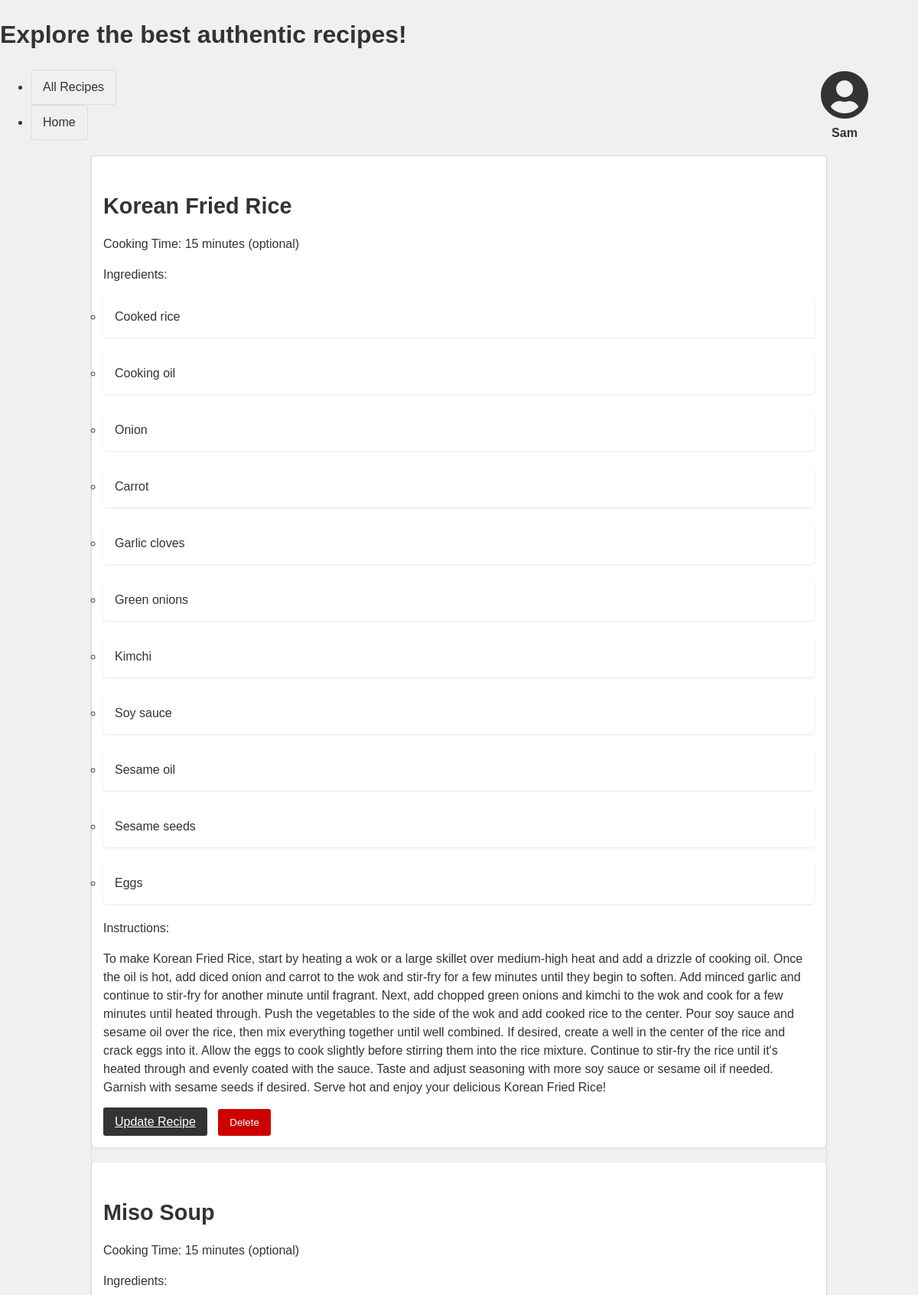
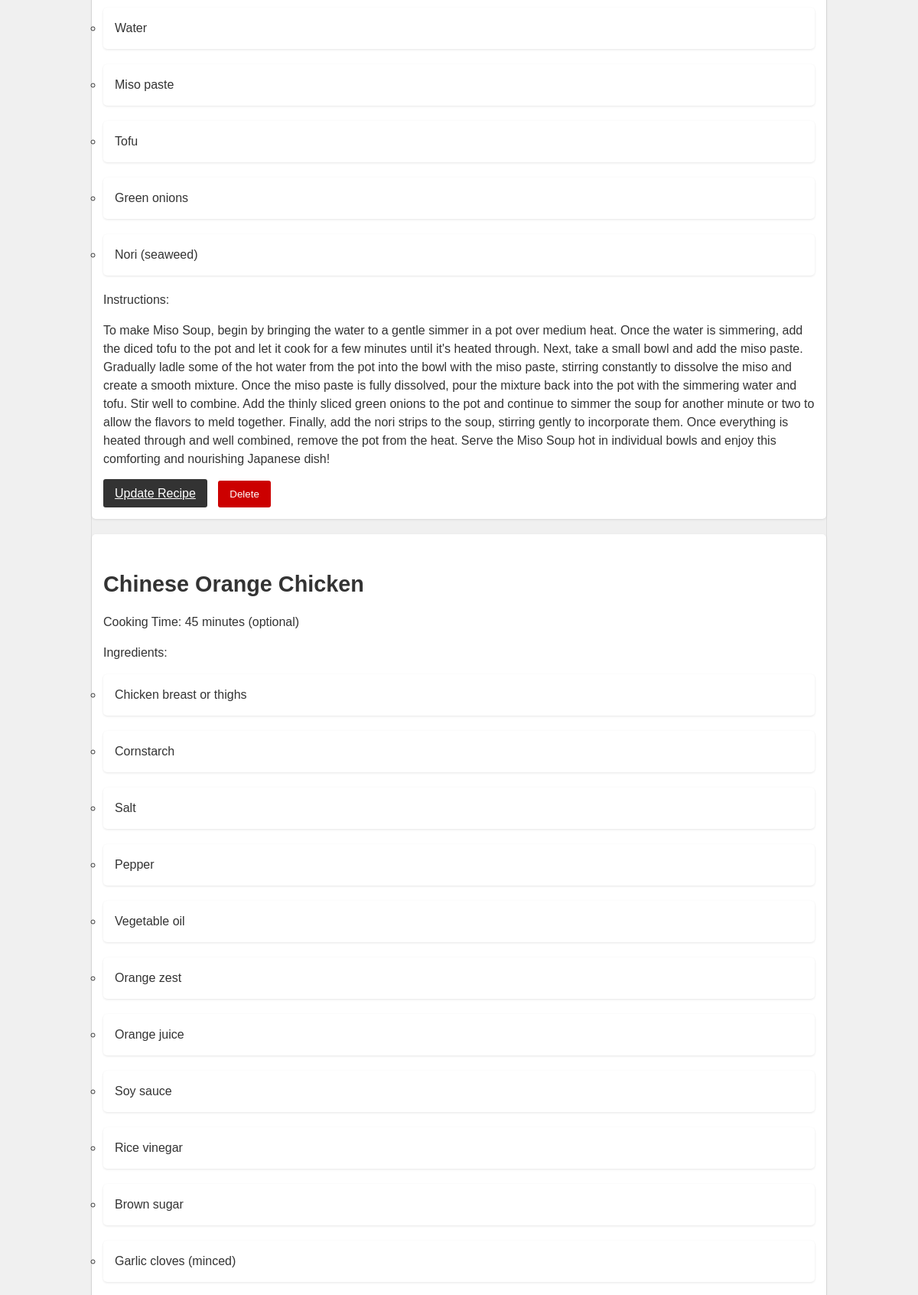
Screenshot of /all_recipes (upper part) with the database file from the repository (2 pictures, top to bottom).
### foodTwitter/app.py (models this page shows)
class Recipe(db.Model):
    recipe_id = db.Column(db.Integer, primary_key=True)
    recipe_name = db.Column(db.String(100), nullable=False)
    ingredients = db.Column(db.Text, nullable=False)  # Update to db.Text
    instructions = db.Column(db.Text, nullable=False)  # Update to db.Text
    cooking_time = db.Column(db.Integer, nullable=False)
    created_at = db.Column(db.TIMESTAMP, server_default=db.func.current_timestamp(), nullable=False)
    def serialize(self):
        return {
            'recipe_id': self.recipe_id,
            'recipe_name': self.recipe_name,
            'ingredients': self.ingredients,
            'instructions': self.instructions,
            'cooking_time': self.cooking_time,
            'created_at': self.created_at.isoformat()  # Format timestamp as ISO-8601
        }

### foodTwitter/app.py (the view)
@app.route('/all_recipes')
def get_recipes():
    recipes = Recipe.query.order_by(Recipe.created_at.desc()).all()  # Order by descending creation date
    recipe_data = [recipe.serialize() for recipe in recipes]
    return render_template('all_recipes.html', recipes=recipe_data)

### foodTwitter/templates/all_recipes.html (shortened to what this page needs)
<!DOCTYPE html>
{% extends 'base.html' %}
{% block head %}
    <h1>Explore the best authentic recipes!</h1>
{% endblock %}
{% block body %}
<ul class="recipe-list">
  {% for recipe in recipes %}
    <li>
      <h3>{{ recipe['recipe_name'] }}</h3>
      <div class="recipe-details">
        <p>Cooking Time: {{ recipe['cooking_time'] }} minutes (optional)</p>
        <p>Ingredients:</p>
        <ul class="recipe-ingredients">
          {% for ingredient in recipe['ingredients'].split(",") %}
            <li>{{ ingredient.strip() }}</li>
          {% endfor %}
        </ul>
        <p>Instructions:</p>
        <p>{{ recipe['instructions'] }}</p>
      </div>
      <div class="recipe-actions">
        <a href="{{ url_for('update_recipe', recipe_id=recipe['recipe_id']) }}" class="button update-button">Update Recipe</a>
        <form action="{{ url_for('delete_recipe', recipe_id=recipe['recipe_id']) }}" method="POST" style="display: inline-block;">
          <button type="submit" class="button delete-button" onclick="return confirm('Are you sure you want to delete this recipe?')">Delete</button>
        </form>
      </div>
    </li>
  {% endfor %}
</ul>
{% endblock %}

### foodTwitter/templates/base.html (shortened to what this page needs)
<!DOCTYPE html>
<html lang="en">
<head>
    <link rel="stylesheet" href="https://cdnjs.cloudflare.com/ajax/libs/font-awesome/5.15.4/css/all.min.css">
    <link rel="stylesheet" href="{{ url_for('static', filename='css/main.css') }}">
    {% block head %}{% endblock %}
</head>
<body>
    <header>
        <div id="avatar-container">
            <i id="avatar" class="fas fa-user-circle fa-4x"></i>
            <p class="avatar-text">Sam</p>
        </div>
        <nav>
            <ul>
                <li><a href="{{ url_for('get_recipes') }}">All Recipes</a></li>
                <li><a href="{{ url_for('index') }}">Home</a></li>
            </ul>
        </nav>
    </header>
    <main>
        {% block body %}{% endblock %}
    </main>
</body>
</html>

### foodTwitter/static/css/main.css (style rules this page uses)
body { margin: 0; font-family: sans-serif; background-color: #f0f0f0; color: #333; line-height: 1.5; }
.recipe-list { list-style: none; padding: 0; margin: 20px auto; width: 80%; border: 1px solid #ddd; }
.recipe-list li { margin-bottom: 20px; padding: 15px; background-color: #fff; border-radius: 5px; box-shadow: 0 1px 3px rgba(0, 0, 0, 0.1); }
h3 { font-size: 1.8em; margin-bottom: 10px; }
.recipe-ingredients, .recipe-instructions { padding: 0; margin: 0; }
.button { background-color: #333; color: #fff; border: none; padding: 10px 15px; border-radius: 3px; cursor: pointer; }
.update-button { margin-right: 10px; }
.delete-button { background-color: #cc0000; }
nav li a { display: inline-block; padding: 10px 15px; border: 1px solid #ddd; border-radius: 3px; text-decoration: none; color: #333; }
header { position: relative; }
#avatar-container { position: absolute; top: 1px; right: 1px; text-align: center; }
#avatar { width: 190px; height: 60px; border-radius: 50%; margin-bottom: 10px; }
.avatar-text { font-size: 16px; margin: 0; font-family: sans-serif; font-weight: bold; }

### rows the page displays
Recipe: recipe_name "Korean Fried Rice", cooking_time "15", strip "Cooked rice" "Cooking oil" "Onion" "Carrot" "Garlic cloves" "Green onions" "Kimchi" "Soy sauce" "Sesame oil" "Sesame seeds" "Eggs", instructions "To make Korean Fried Rice, start by heating a wok or a large skillet over medium-high heat and add a drizzle of cooking oil. Once the oil is hot, add diced onion and carrot to the wok and stir-fry for a few minutes until they begin to soften. Add minced garlic and continue to stir-fry for another minute until fragrant. Next, add chopped green onions and kimchi to the wok and cook for a few minutes until heated through. Push the vegetables to the side of the wok and add cooked rice to the center. Pour soy sauce and sesame oil over the rice, then mix everything together until well combined. If desired, create a well in the center of the rice and crack eggs into it. Allow the eggs to cook…"
Recipe: recipe_name "Miso Soup", cooking_time "15", strip "Water" "Miso paste" "Tofu" "Green onions" "Nori (seaweed)", instructions "To make Miso Soup, begin by bringing the water to a gentle simmer in a pot over medium heat. Once the water is simmering, add the diced tofu to the pot and let it cook for a few minutes until it's heated through. Next, take a small bowl and add the miso paste. Gradually ladle some of the hot water from the pot into the bowl with the miso paste, stirring constantly to dissolve the miso and create a smooth mixture. Once the miso paste is fully dissolved, pour the mixture back into the pot with the simmering water and tofu. Stir well to combine. Add the thinly sliced green onions to the pot and continue to simmer the soup for another minute or two to allow the flavors to meld together.…"
Recipe: recipe_name "Chinese Orange Chicken", cooking_time "45", strip "Chicken breast or thighs" "Cornstarch" "Salt" "Pepper" "Vegetable oil" "Orange zest" "Orange juice" "Soy sauce" "Rice vinegar" "Brown sugar" "Garlic cloves (minced)"
